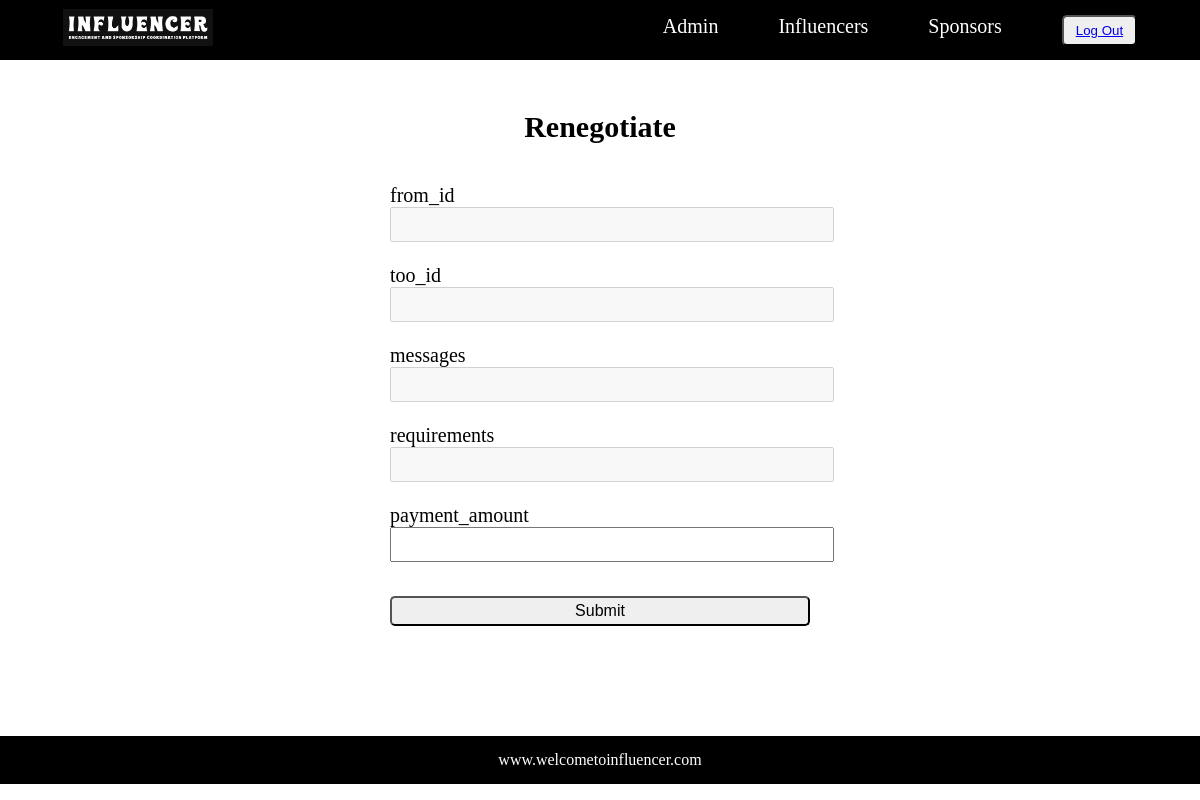
The app's page /renegotiate_request/1 (signed in), older data.
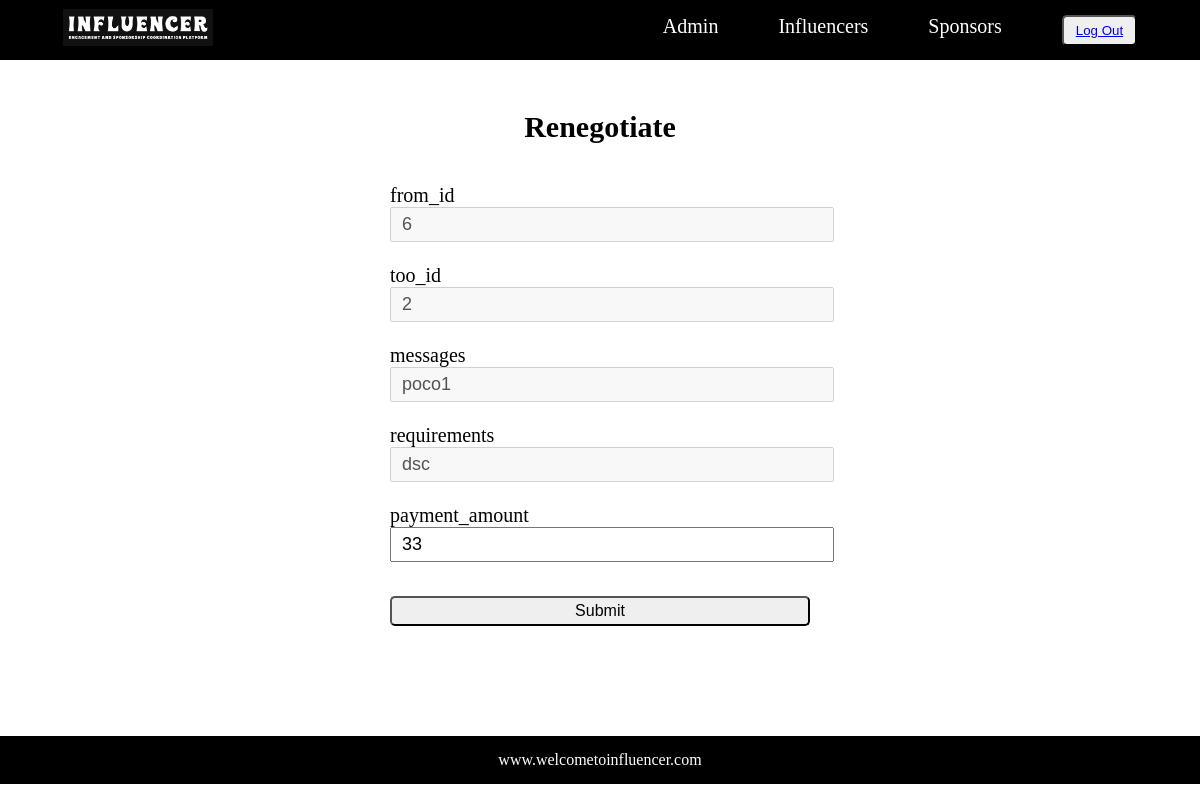
The same page, newer data.
### model.py (models this page shows)
class Add_request(db.Model):
    request_id = db.Column(db.Integer(),primary_key=True)
    from_id = db.Column(db.Integer(),nullable=False)
    too_id = db.Column(db.Integer(),nullable=False)
    brand_name = db.Column(db.String,nullable=False)
    messages = db.Column(db.String(),nullable=False)
    requirements = db.Column(db.String(),nullable=False)
    payment_amount = db.Column(db.Integer(),nullable=False)
    status = db.Column(db.String(),nullable=False)

### controller.py (the view, shortened to what this page needs)
@app.route("/renegotiate_request/<int:id>",methods=["GET", "POST"])   # route for renegotiate request
def renegotiate_request(id):
    if "username" in session:
        user = Register.query.filter_by(username=session['username']).first()
        if user.role == 'influencer':
            if request.method=='GET':
                renegotiate=Add_request.query.filter_by(request_id=id).first()
                return render_template('renegotiate.html',renegotiate=renegotiate)
    return redirect('/login')

### templates/renegotiate.html
{% extends 'layout.html' %}
{% block body %}
<div class="main-content">
    <h2>Renegotiate</h2>
    <form action="/renegotiate_request/{{renegotiate.request_id}}" method="POST">
        <div class="contact-form">
            <div class="form-box" >
                <label for="from">from_id</label>
                <input type="Integer" id="from" value="{{renegotiate.from_id}}" name="from" required disabled>
            </div>
            <div class="form-box" >
                <label for="too">too_id</label>
                <input type="Integer" id="too" value="{{renegotiate.too_id}}" name="too" required disabled>
            </div>
            <div class="form-box" >
                <label for="messages">messages</label>
                <input type="String" id="messages" value="{{renegotiate.messages}}" name="messages" required disabled>
            </div>
            <div class="form-box">
                <label for="requirements">requirements</label>
                <input type="String" id="requirements" value="{{renegotiate.requirements}}" name="requirements" required disabled>
            </div>
            <div class="form-box">
                <label for="payment_amount">payment_amount</label>
                <input type="Integer" id="payment_amount" value="{{renegotiate.payment_amount}}" name="payment_amount" required>
            </div>
            <button class="btn" type="submit" value="submit">Submit</button>
        </div>
    </form>
</div>
{% endblock %}

Row changes from the older to the newer data that the page shows:
added Add_request: from "6", too "2", messages "poco1", requirements "dsc", payment_amount "33"
